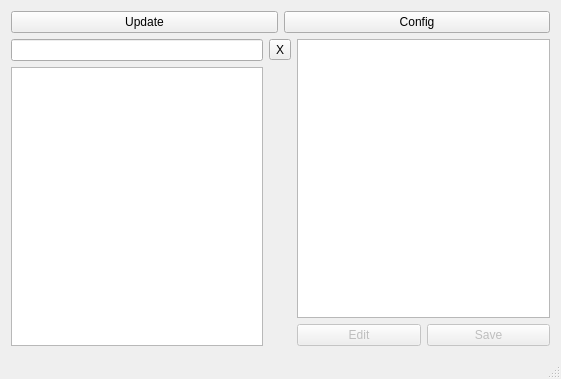
<?xml version="1.0" encoding="UTF-8"?>
<ui version="4.0">
 <class>MainWindow</class>
 <widget class="QMainWindow" name="MainWindow">
  <property name="geometry">
   <rect>
    <x>0</x>
    <y>0</y>
    <width>561</width>
    <height>379</height>
   </rect>
  </property>
  <property name="windowTitle">
   <string>QtPass</string>
  </property>
  <widget class="QWidget" name="centralWidget">
   <layout class="QVBoxLayout" name="verticalLayout_2">
    <item>
     <layout class="QHBoxLayout" name="horizontalLayout_2">
      <item>
       <widget class="QPushButton" name="updateButton">
        <property name="text">
         <string>Update</string>
        </property>
       </widget>
      </item>
      <item>
       <widget class="QPushButton" name="configButton">
        <property name="text">
         <string>Config</string>
        </property>
       </widget>
      </item>
     </layout>
    </item>
    <item>
     <layout class="QHBoxLayout" name="horizontalLayout_3">
      <item>
       <layout class="QGridLayout" name="gridLayout_2">
        <item row="1" column="1">
         <widget class="QLineEdit" name="lineEdit"/>
        </item>
        <item row="1" column="2">
         <widget class="QToolButton" name="clearButton">
          <property name="text">
           <string>X</string>
          </property>
         </widget>
        </item>
        <item row="2" column="1">
         <widget class="QTreeView" name="treeView"/>
        </item>
       </layout>
      </item>
      <item>
       <layout class="QVBoxLayout" name="verticalLayout">
        <item>
         <widget class="QTextBrowser" name="textBrowser"/>
        </item>
        <item>
         <layout class="QHBoxLayout" name="horizontalLayout">
          <item>
           <widget class="QPushButton" name="editButton">
            <property name="enabled">
             <bool>false</bool>
            </property>
            <property name="text">
             <string>Edit</string>
            </property>
           </widget>
          </item>
          <item>
           <widget class="QPushButton" name="saveButton">
            <property name="enabled">
             <bool>false</bool>
            </property>
            <property name="text">
             <string>Save</string>
            </property>
           </widget>
          </item>
         </layout>
        </item>
       </layout>
      </item>
     </layout>
    </item>
   </layout>
   <zorder></zorder>
   <zorder></zorder>
   <zorder>editButton</zorder>
   <zorder>saveButton</zorder>
   <zorder>saveButton</zorder>
  </widget>
  <widget class="QStatusBar" name="statusBar"/>
  <action name="actionQtpass">
   <property name="text">
    <string>qtpass</string>
   </property>
  </action>
 </widget>
 <layoutdefault spacing="6" margin="11"/>
 <resources/>
 <connections/>
</ui>
